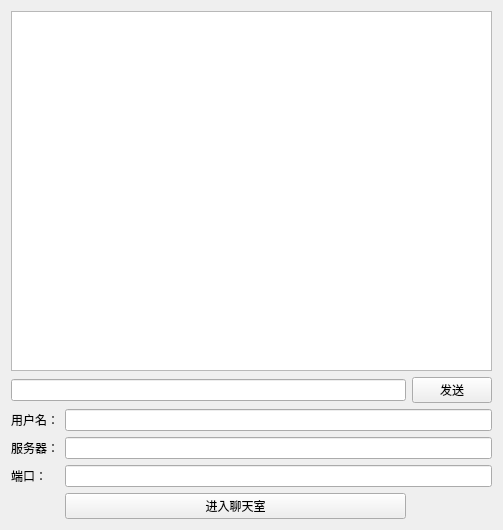
<?xml version="1.0" encoding="UTF-8"?>
<ui version="4.0">
 <class>MainWindow</class>
 <widget class="QMainWindow" name="MainWindow">
  <property name="geometry">
   <rect>
    <x>0</x>
    <y>0</y>
    <width>503</width>
    <height>530</height>
   </rect>
  </property>
  <property name="sizePolicy">
   <sizepolicy hsizetype="Expanding" vsizetype="Preferred">
    <horstretch>0</horstretch>
    <verstretch>0</verstretch>
   </sizepolicy>
  </property>
  <property name="windowTitle">
   <string>Client</string>
  </property>
  <widget class="QWidget" name="centralWidget">
   <layout class="QGridLayout" name="gridLayout">
    <item row="0" column="0" colspan="3">
     <widget class="QListWidget" name="lwContent">
      <property name="minimumSize">
       <size>
        <width>300</width>
        <height>0</height>
       </size>
      </property>
      <property name="maximumSize">
       <size>
        <width>800</width>
        <height>16777215</height>
       </size>
      </property>
     </widget>
    </item>
    <item row="2" column="1" colspan="2">
     <widget class="QLineEdit" name="lEUsername"/>
    </item>
    <item row="3" column="0">
     <widget class="QLabel" name="lServerIP">
      <property name="sizePolicy">
       <sizepolicy hsizetype="Maximum" vsizetype="Maximum">
        <horstretch>0</horstretch>
        <verstretch>0</verstretch>
       </sizepolicy>
      </property>
      <property name="text">
       <string>服务器：</string>
      </property>
     </widget>
    </item>
    <item row="3" column="1" colspan="2">
     <widget class="QLineEdit" name="lEServerIP"/>
    </item>
    <item row="2" column="0">
     <widget class="QLabel" name="lUsername">
      <property name="sizePolicy">
       <sizepolicy hsizetype="Maximum" vsizetype="Maximum">
        <horstretch>0</horstretch>
        <verstretch>0</verstretch>
       </sizepolicy>
      </property>
      <property name="text">
       <string>用户名：</string>
      </property>
     </widget>
    </item>
    <item row="4" column="0">
     <widget class="QLabel" name="lPort">
      <property name="sizePolicy">
       <sizepolicy hsizetype="Maximum" vsizetype="Maximum">
        <horstretch>0</horstretch>
        <verstretch>0</verstretch>
       </sizepolicy>
      </property>
      <property name="text">
       <string>端口：</string>
      </property>
     </widget>
    </item>
    <item row="4" column="1" colspan="2">
     <widget class="QLineEdit" name="lEport"/>
    </item>
    <item row="1" column="0" colspan="2">
     <widget class="QLineEdit" name="lESend"/>
    </item>
    <item row="1" column="2">
     <widget class="QPushButton" name="pbSend">
      <property name="text">
       <string>发送</string>
      </property>
     </widget>
    </item>
    <item row="5" column="1">
     <widget class="QPushButton" name="pbEnter">
      <property name="sizePolicy">
       <sizepolicy hsizetype="Expanding" vsizetype="Maximum">
        <horstretch>0</horstretch>
        <verstretch>0</verstretch>
       </sizepolicy>
      </property>
      <property name="text">
       <string>进入聊天室</string>
      </property>
     </widget>
    </item>
   </layout>
  </widget>
 </widget>
 <layoutdefault spacing="6" margin="11"/>
 <resources/>
 <connections/>
</ui>
